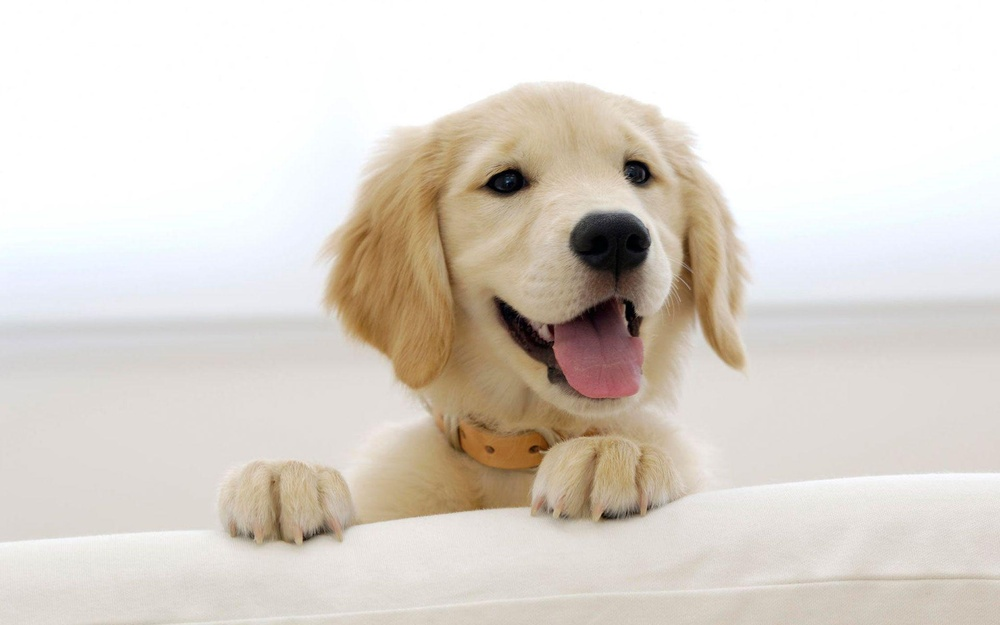
#> input picture src/dog.jpg, 1000 x 625 px, shrunk from 1920 x 1200 before the run, found by its file name
$ jupyter execute Insights_of_NumPy.ipynb
#> lines starting #> are read from the running program, lines starting #| are printed output that depends on the picture
<font color='cadetblue'>About:</font>
---
In this kernel you will get to know about all the stuffs about `NumPy`. This kernel covers basic to advanced aspects of `NumPy`.

<font color='red'>Hoping that you will like it.</font>
---

<font color='cadetblue'>What is numpy?</font>
---

NumPy is the fundamental package for scientific computing in Python. It is a Python library that provides a multidimensional array object, various derived objects (such as masked arrays and matrices), and an assortment of routines for fast operations on arrays, including mathematical, logical, shape manipulation, sorting, selecting, I/O, discrete Fourier transforms, basic linear algebra, basic statistical operations, random simulation and much more.

---

<h1 align='center'> Basics</h1>

*  NumPy’s array class is called `ndarray`. It is also known by the alias `array`. Note that `numpy.array` is not the same as the Standard Python Library class `array.array`, which only handles one-dimensional arrays and offers less functionality. The more important attributes of an `ndarray` object are:
    - `ndarray.ndim:` The number of axes(dimensions) of the array.
    - `ndarray.shape:` The dimension of array.For a matrix with x rows and y columns, shape will be (x,y).
    - `ndarray.size:` The total number of elements of the array or It is equal to the product of the elements of the `shape`.
    - `ndarray.dtype:` The type of the elements in the array. Additionally NumPy provides types of its own like- numpy.int32, numpy.int16, and numpy.float64.
    - `ndarray.itemsize:` The size in bytes of each element of the array.
    - `ndarray.data:` The buffer containing the actual elements of the array.

## Creating a NumPy array

[cell 1]
import numpy as np

<font color='cadetblue' size='4'>Basic ndarray</font>

[cell 2]
np.array([1,2,3,4])

[cell 3]
# We can specify the type of data inside the array:
np.array([1,2,3,4],dtype=np.float32)

<font size='4' font='italic'>Since NumPy arrays can contain only homogeneous datatypes, values will be upcast if the types do not match:</font>

[cell 4]
np.array([1,2,3.0,4])

**NumPy arrays can be multi-dimensional too.**

[cell 5]
a = np.array([[1,2,3,4],[5,6,7,8]])
a

<font color='cadetblue' size='4'>Array of zeros</font>

[cell 6]
np.zeros(5)

[cell 7]
np.zeros((3,4))

<font color='cadetblue' size='4'>Array of Ones</font>

[cell 8]
np.ones(5,dtype=np.int32)

<font color='cadetblue' size='4'>Random number in array</font>

[cell 9]
# random
np.random.rand(2,3)

[cell 10]
# An array of the choice
np.full((2,3),5)

<font color='cadetblue' size='4'>Evenly spaced ndarray</font>

[cell 11]
np.arange(10).reshape(2,5)

**Another similar function is `np.linspace()`, but instead of step size, it takes in the number of samples that need to be retrieved from the interval. A point to note here is that the last number is included in the values returned unlike in the case of `np.arange()`.**

[cell 12]
np.linspace(0,1,11)

<font color='cadetblue' size='4'>Identity Matrix in NumPy</font>

[cell 13]
np.eye(3)

**NumPy gives you the flexibility to change the diagonal along which the values have to be 1s. You can either move it above the main diagonal:**

[cell 14]
np.eye(3,k=1)

**Or move it below the main diagonal**

[cell 15]
np.eye(3,k=-1)

<h1 align='center'>The Shape and Reshaping of NumPy Arrays</h1>

[cell 16]
a = np.array([[5,10,15],[20,25,20]])
print('Array:','\n',a)
print('Dimension of the array:','\n',a.ndim)

[cell 17]
a = np.arange(6).reshape(2,3)
print('Array:','\n',a)
print('Shape of the array:','\n',a.shape)
print('Number of rows = ',a.shape[0])
print('Number of columns = ',a.shape[1])
print('Size of array :',a.size)
print('Manual determination of size of array :',a.shape[0]*a.shape[1])

<font color='cadetblue' size='4'>Reshaping a NumPy array</font>

[cell 18]
# reshape
a = np.array([3,6,9,12])
np.reshape(a,(2,2))

[cell 19]
a = np.array([3,6,9,12,18,24])
print('Three rows :','\n',np.reshape(a,(3,-1)))
print('Three columns :','\n',np.reshape(a,(-1,3)))

<font color='cadetblue' size='4'>Flattening a NumPy array</font>

[cell 20]
a = np.ones((2,2))
b = a.flatten()
c = a.ravel()
print('Original shape :', a.shape)
print('Array :','\n', a)
print('Shape after flatten :',b.shape)
print('Array :','\n', b)
print('Shape after ravel :',c.shape)
print('Array :','\n', c)

[cell 21]
b[0] = 0
print(a)

**In this case, the change made was not reflected in the original array.**

[cell 22]
c[0] = 0
print(a)

**But here, the changed value is also reflected in the original ndarray.**

What is happening here is that `flatten()` creates a ***Deep copy*** of the ndarray while `ravel()` creates a ***Shallow copy*** of the ndarray.

> Deep copy means that a completely new ndarray is created in memory and the ndarray object returned by flatten() is now pointing to this memory location. Therefore, any changes made here will not be reflected in the original ndarray.

> A Shallow copy, on the other hand, returns a reference to the original memory location. Meaning the object returned by ravel() is pointing to the same memory location as the original ndarray object. So, definitely, any changes made to this ndarray will also be reflected in the original ndarray too.

<h1 align='center'>Maths with NumPy arrays<h1>

[cell 23]
data = np.array([1,2])
ones = np.ones(2, dtype=int)

[cell 24]
#Addition
add = data+ones
print('Addition of two array','\n',add)

[cell 25]
#Subtraction:
sub = data - ones
print('Subraction of two array:','\n',sub)

#Multiplication:
multi = data*data
print('Multiplication of two array','\n',multi)

#Division:
div = data/data
print('Division by a constant','\n',div)

<font color='cadetblue' size='4'>Mean, Median and Standard deviation</font>

[cell 26]
a = np.arange(5,15,2)
print('Mean :',np.mean(a))
print('Standard deviation :',np.std(a))
print('Median :',np.median(a))

<font color='cadetblue' size='4'>Min-Max values and their indexes</font>

[cell 27]
a = np.array([[1,6], [4,3]])
# minimum along a column
print('Min :',np.min(a,axis=0))
# maximum along a row
print('Max :',np.max(a,axis=1))

[cell 28]
a = np.array([[1,6,5],
[4,3,7]])
# minimum along a column
print('Min :',np.argmin(a,axis=0))
# maximum along a row
print('Max :',np.argmax(a,axis=1))

<h1 align='center'>Sorting in NumPy arrays</h1>

[cell 29]
a = np.array([1,4,2,5,3,6,8,7,9])
print('Sorted array:','\n',np.sort(a, kind='quicksort'))

b = np.array([[5,6,7,4],
              [9,2,3,7]])# sort along the column
print('Sort along column :','\n',np.sort(b, kind='mergresort',axis=1))
# sort along the row
print('Sort along row :','\n',np.sort(b, kind='mergresort',axis=0))

<h1 align='center'>Indexing and Slicing of NumPy array</h1>

<font color='cadetblue' size='4'>Slicing 1-D NumPy arrays</font>

[cell 30]
a = np.array([1,2,3,4,5,6])
print(a[1:5])

[cell 31]
print(a[:6:2])
print(a[1::2])
print(a[1:6:])

<font color='cadetblue' size='4'>Slicing 2-D NumPy arrays</font>

[cell 32]
a = np.array([[1,2,3],[4,5,6]])
# print first row values
print('First row values :','\n',a[0:1,:])
# with step-size for columns
print('Alternate values from first row:','\n',a[0:1,::2])
#
print('Second column values :','\n',a[:,1::2])
print('Arbitrary values :','\n',a[0:1,1:3])

<font color='cadetblue' size='4'>Slicing 3-D NumPy arrays</font>

**So far we haven’t seen a 3-D array. Let’s first visualize how a 3-D array looks like:**

[cell 33]
a = np.array([[[1,2],[3,4],[5,6]],# first axis array
    [[7,8],[9,10],[11,12]],# second axis array
    [[13,14],[15,16],[17,18]]])# third axis array
# 3-D array
print(a)

[cell 34]
print('First array, first row, first column value :','\n',a[0,0,0])
print('First array last column :','\n',a[0,:,1])
print('First two rows for second and third arrays :','\n',a[1:,0:2,0:2])

**If in case you wanted the values as a single dimension array, you can always use the flatten() method to do the job!**

[cell 35]
print('Printing as a single array :','\n',a[1:,0:2,0:2].flatten())

<h1 align='center'>NumPy arrays and Images</h1>

[cell 36]
import numpy as np
import matplotlib.pyplot as plt
from scipy import misc
import cv2

# read image
img = cv2.imread('../input/dog-images/dog.jpg')
#> img is the input picture: shape (625, 1000, 3); mean B, G, R 205.1, 213.4, 220.4
img

[cell 37]
plt.imshow(img)
print(img.shape)
#| (625, 1000, 3)

[cell 38]
# flip
plt.imshow(np.flip(img, axis=1))
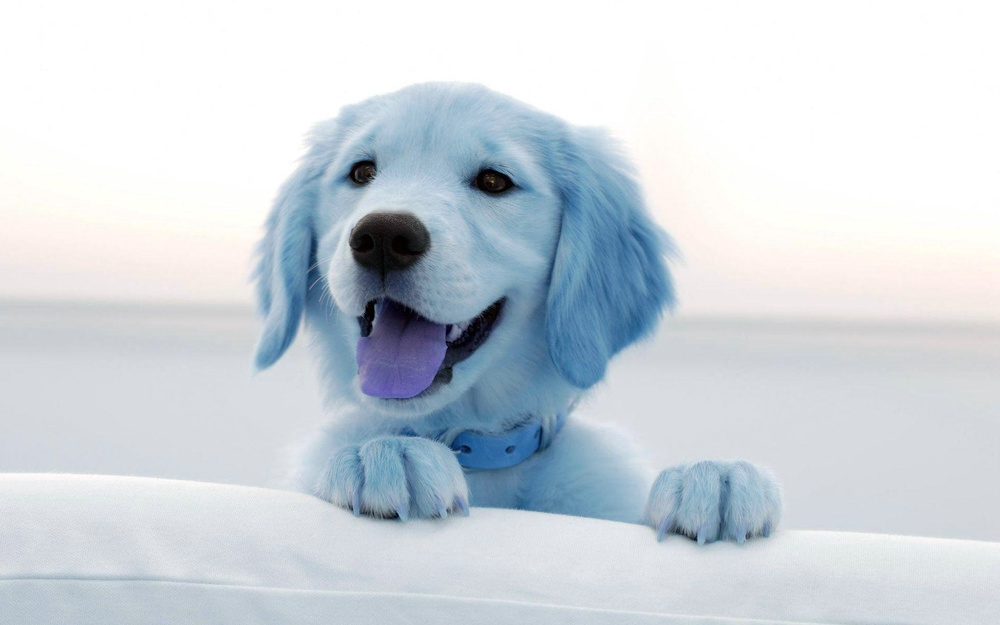
#> shown: shape (625, 1000, 3); mean R, G, B 205.1, 213.4, 220.4

[cell 39]
img_array = img / 255
img_array.max(), img_array.min()
#> Out = (1, 0)

[cell 40]
img_array.dtype

[cell 41]
img_gray = img_array @ [0.2126, 0.7152, 0.0722]
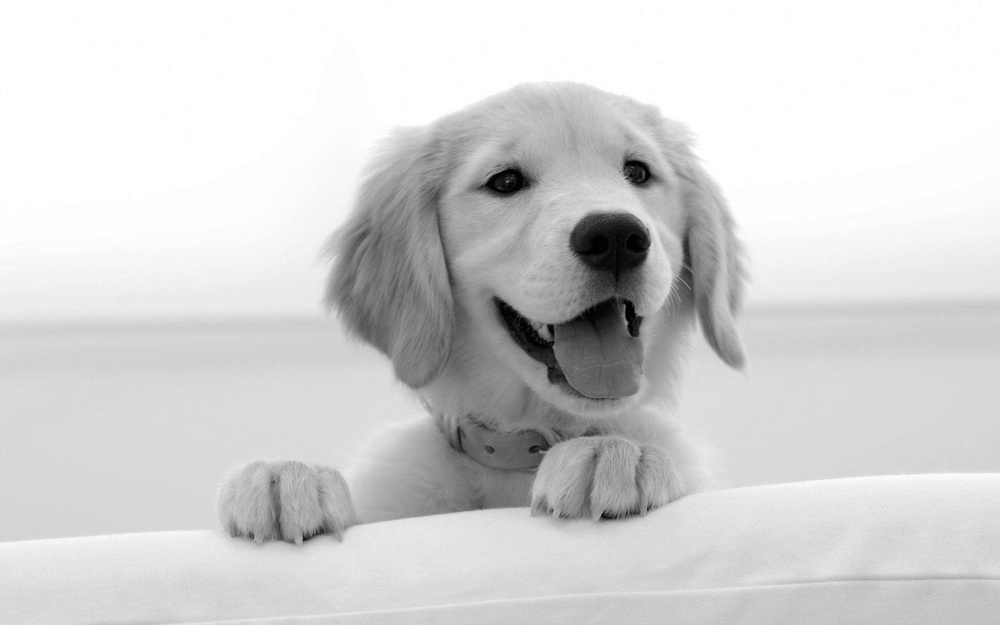
#> img_gray: shape (625, 1000) float64; min 0, max 1, mean 0.832

[cell 42]
img_gray.shape
#> Out = (625, 1000)
